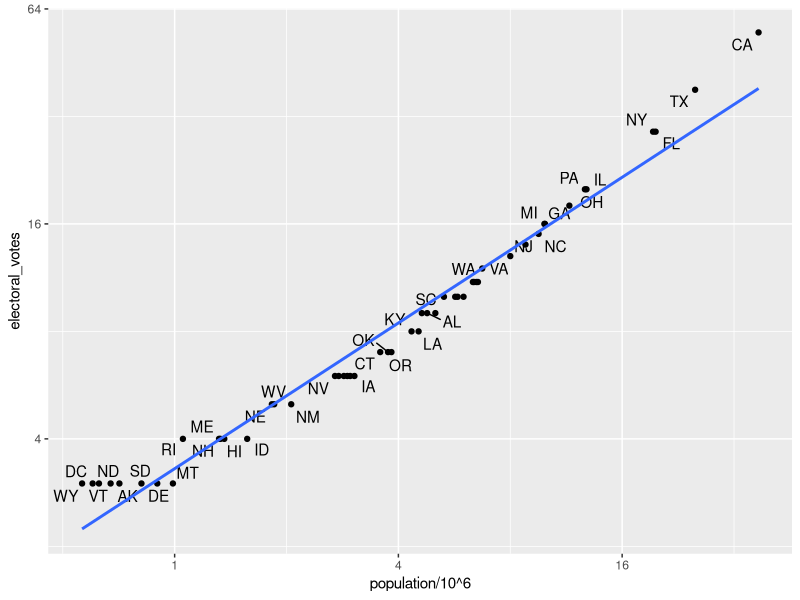

Write R code to recreate this figure.
rm(list=ls())
library(tidyverse)
library(dslabs)

#We load the 2 data sets we want to join
data(murders)
data(polls_us_election_2016)

#---------------------------------------Left_join---------------------------------------------
#We join them using left_join
tab <- left_join(murders, results_us_election_2016, by = "state") %>% select(-others)

library(ggrepel)
tab %>% ggplot(aes(population/10^6, electoral_votes, label = abb)) +
  geom_point() +
  geom_text_repel() +
  scale_x_continuous(trans = "log2") +
  scale_y_continuous(trans = "log2") +
  geom_smooth(method = "lm", se = FALSE)

#---------------------------------------Left_join NAs------------------------------------------
tab_1 <- slice(murders, 1:6) %>% select(state, population) #slice filters the first 6 observations. This is a subsect of the first table.
tab_1
dim(tab_1) #tells you the dimension of the data.frame

tab_2 <- results_us_election_2016 %>% filter(state%in%c("Alabama", "Alaska", "Arizona",
                          "California", "Connecticut", "Delaware")) %>% select(state,electoral_votes)
tab_2
dim(tab_2)

left_join(tab_1,tab_2,by="state") #Note that NAs are added to two states in tab one that are not appearing in tab two.

#---------------------------------------Right_join---------------------------------------------
right_join(tab_1,tab_2,by="state") #If instead of a table like tab one we want one like tab two, we can use the right join.

#---------------------------------------inner_join---------------------------------------------
#If we want to keep only the rows that have information in both tables, we use inner_join.
inner_join(tab_1, tab_2, by = "state")


#---------------------------------------full_join---------------------------------------------

#If we want to keep all the rows and fill the missing parts with NAs, we can use full_join.
full_join(tab_1, tab_2, by = "state")

#---------------------------------------semi_join---------------------------------------------
#The semi_join function lets us keep the part of first table for which we have information in the second.

semi_join(tab_1, tab_2, by = "state")

#---------------------------------------anti_join---------------------------------------------
#It is the opposite of semi_join. It keeps the elements of the first table for which there
#is no information in the second
anti_join(tab_1, tab_2, by = "state")
